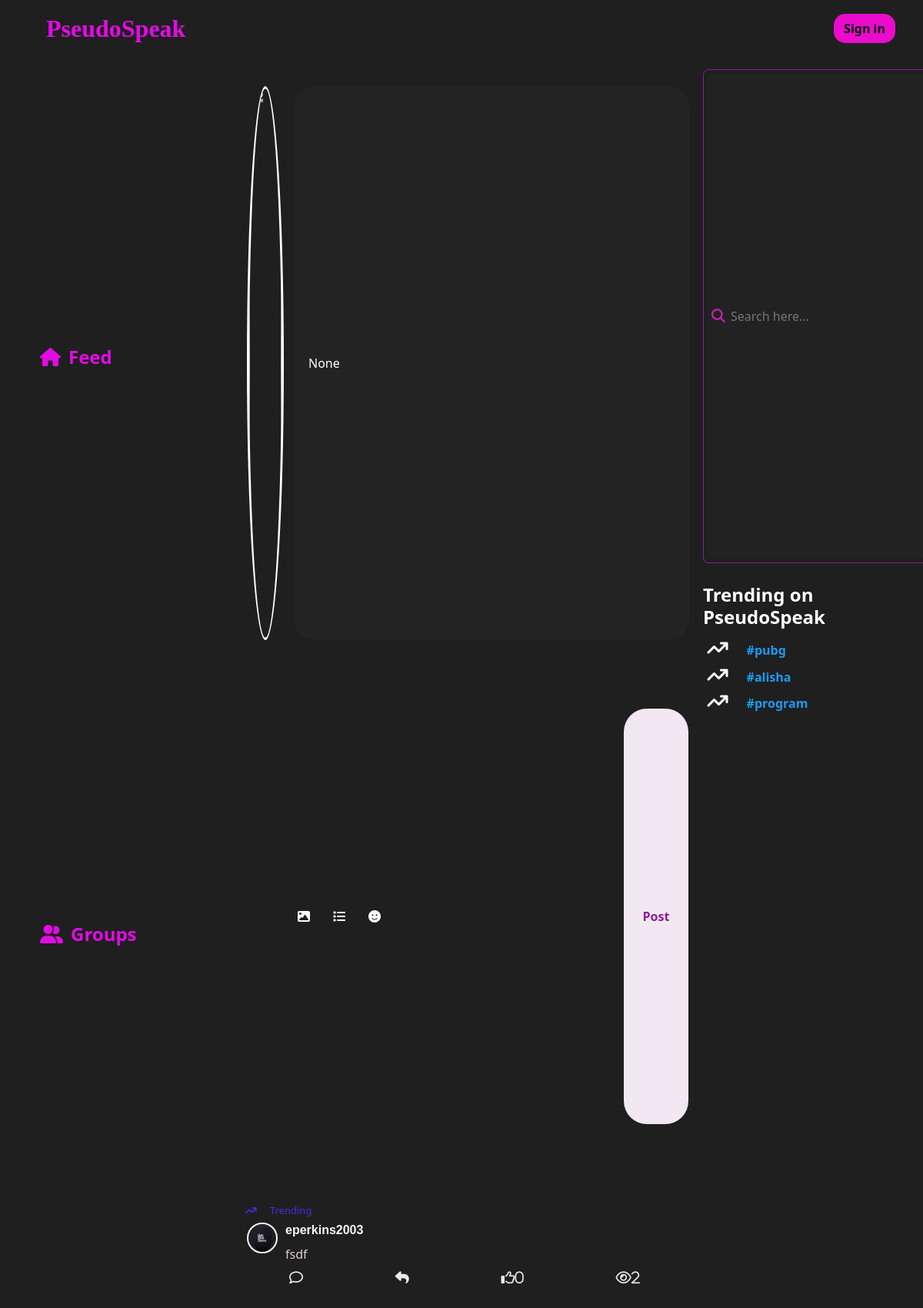
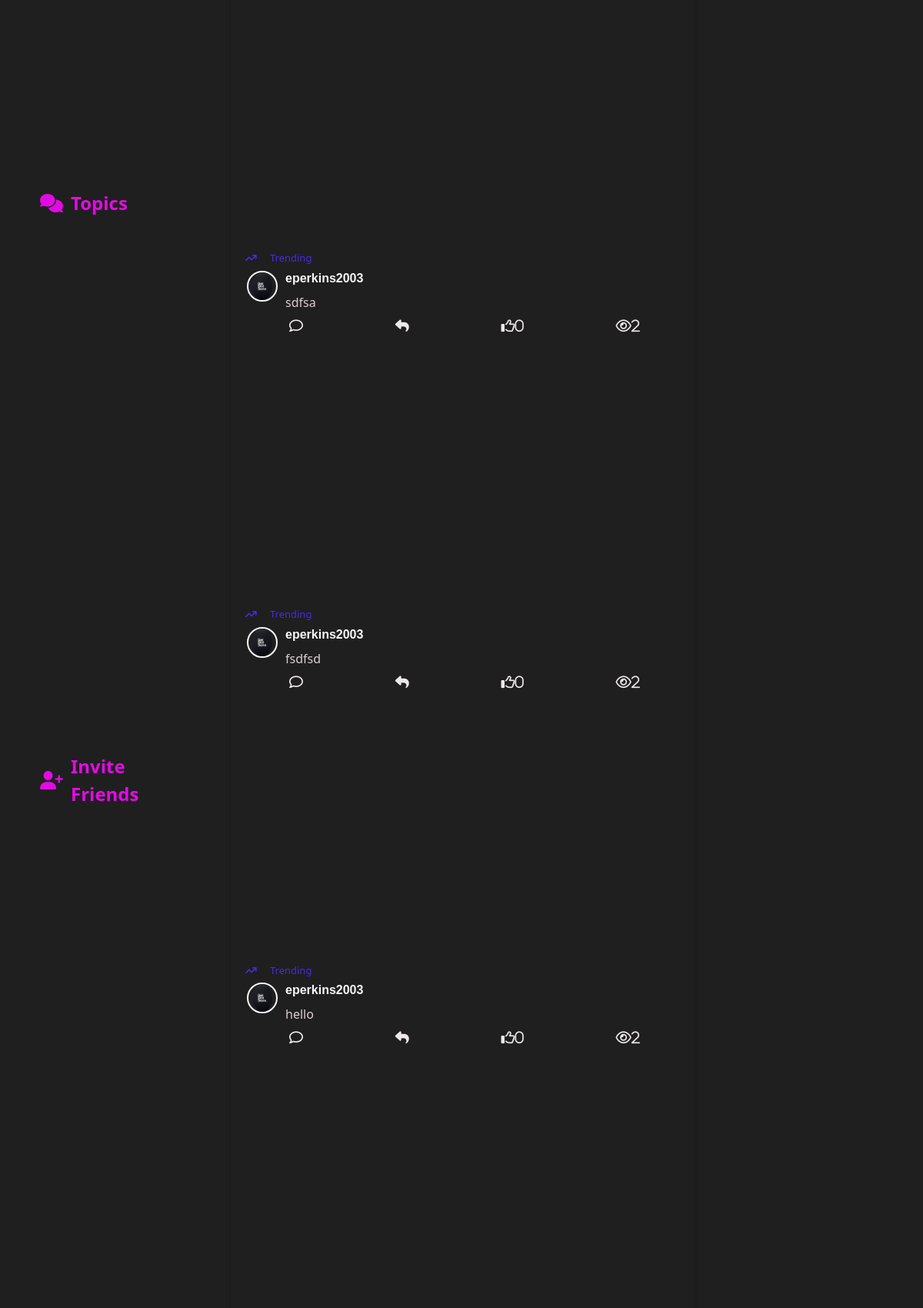
Page /room/ (upper part) on the committed database (2 pictures, top to bottom).
### main/models.py (models this page shows, shortened)
class TrendingMessage(models.Model):
    user=models.ForeignKey(User,null=True,on_delete=models.CASCADE)
    content=models.TextField()
    image=models.ImageField(null=True,blank=True,upload_to="images/")
    likes=models.IntegerField(null=True,default=0)
    userLiked=models.ManyToManyField(User,related_name='user_like')
    view_count=models.IntegerField(null=True,default=0)
    viewed=models.ManyToManyField(User,related_name='viewed')
    hashtags=models.ManyToManyField('Hashtag')
    date_added = models.DateTimeField(auto_now_add=True,null=True)
    parent_message = models.ForeignKey('self', null=True, blank=True, on_delete=models.CASCADE, related_name='replies')
    class Meta:
        ordering = ('-date_added',)

class Profile(models.Model):
    user=models.OneToOneField(User,null=True,on_delete=models.CASCADE)
    profile_img=models.ImageField(null=True,blank=True,upload_to='images/')

class Hashtag(models.Model):
    tag=models.CharField(max_length=255)
    count=models.IntegerField(default=1,null=True)
    class Meta:
        ordering = ('-count',)

### main/views.py (the view)
# urls.py: path("<str:hashtag>/",views.hashtagMessages,name="hashtagMessages"),
def hashtagMessages(request,hashtag):
    tag=f'#{hashtag}'
    try:
        hashtag=Hashtag.objects.get(tag=tag)
    except Hashtag.DoesNotExist:
        hashtag=None
    messages=TrendingMessage.objects.filter(parent_message=None,hashtags=hashtag)
    hashtags = Hashtag.objects.all()[:3]
    return render(request,"main/hashtagMessages.html",{'hashtag':hashtag,'messages':messages,'hashtags':hashtags})

### main/templates/main/hashtagMessages.html (shortened to what this page needs)
{% extends 'main/base.html' %}
{% block content %}
<div class="col-6 content-1b content-scroll">
  <div class="msgbox">
    <form>
      <div class="msgbox-input">
        <div class="msgbox-img ">
          <img src="{{user.profile.profile_img.url}}" alt="">
        </div>
        <input id="data1" type="text" placeholder="Write fearlessly..." value="{{hashtag}}">
      </div>
      <div class="msg-con row">
        <button type="button" id="uploadButton" class="msgbox-btn2 col-2 align-self-center"><i class="fa-solid fa-image"
            onclick="uploadImage()"></i></button>
        <button class="msgbox-btn2 col-2 align-self-center"><i class="fa-solid fa-list"></i></button>
        <button class="msgbox-btn2 col-2 align-self-center"><i class="fa-solid fa-face-smile"></i></button>
        <button class="msgbox-btn btn align-self-center" id="post-msg">Post</button>
      </div>
      {% for m in messages %}
      <div id="message-output" class="msg-output-main row">
        <div class="msgbox-trendings">
          <span><i class="fa-solid fa-arrow-trend-up"></i>Trending</span>
        </div>
        <div class="msg-output">
          <div class="msg-output-img">
            <img src="{{m.user.profile.profile_img.url}}" alt="Profile Picture">
          </div>
          <div class="msg-output-details">
            <h5>{{m.user.username}}</h5>
            <p>{{m.content}}</p>
          </div>
        </div>
        <div class="msg-output-icons">
          <i class="far fa-comment" id="comment" data-message-id="{{m.pk}}"></i>
          <i class="fa-solid fa-reply"></i>
          <i class="far fa-thumbs-up" id="likes" data-likes-id="{{m.pk}}">{{m.likes}}</i>
          <i class="fa-regular fa-eye" id="views" data-likes-id="${m.pk}">{{m.view_count}}</i>
        </div>
      </div>
      {% endfor %}
    </form>
  </div>
</div>
<div class="col-3 content-1a">
  <div class="search-container">
    <input type="text" name="search-input" class="search-input" id="search-input" placeholder="Search here...">
    <i class="fas fa-search search-icon" id="search-icon"></i>
  </div>
  <div class="trending">
    <h4 class="trending-heading">Trending on PseudoSpeak</h4>
    <div class="trending-topics">
      {% for tag in hashtags %}
      <div class="t1">
          <span><i class="fa-solid fa-arrow-trend-up"></i></span>
          <a href="#" class="trends" style="cursor: pointer;" data-tag="{{tag.tag}}"
            >{{ tag.tag}}</a>
      </div>
      {% endfor %}
    </div>
  </div>
</div>
</div>
</div>
{% endblock %}

### main/static/main/css/index.css (style rules this page uses)
body { background: #1f1f20; color: white; overflow: hidden; }
.content-1b { border: 1px solid #1f1f20; height: 100vh; }
.content-1a { border: 2px solid #1f1f20; height: 90vh; }
.content-1a i.fa-solid { font-size: 24px; margin-right: 10px; }
.search-container { display: flex; align-items: center; border: 1px solid #901a9b; border-radius: 7px; width: 300px; margin-top: 5%; padding: 5px; position: relative; }
.search-input { height: 7vh; flex-grow: 1; border: none; outline: none; font-size: 16px; background: hsla(0, 0%, 53%, 0.04); color: #ccc; padding-left: 30px; }
.search-icon { position: absolute; left: 10px; top: 50%; transform: translateY(-50%); color: #c426a9; font-size: 18px; }
.trending { margin-top: 10%; }
.trending-heading { margin-top: 5%; font-weight: bolder; }
.trending-topics { padding: 2%; }
.trends { padding-left: 10px; }
.t1 { margin-bottom: 3%; }
.t1 a { font-weight: bold; text-decoration: none; color: rgb(29, 155, 240);; }
.msgbox { display: flex; margin-top: 3%; }
.msgbox-input { display: flex; width: 48vw; justify-content: space-between; }
.msgbox-input input { width: 43vw; background: hsla(0, 0%, 53%, 0.04); outline: none; border: none; color: white; padding-left: 20px; border-radius: 30px; }
.msgbox-img { width: 4vw; height: 8vh; overflow: hidden; border-radius: 50%; border: 3px solid #fff; }
.msgbox-img img { width: 100%; height: 100%; object-fit: cover; }
.msg-con { display: flex; border-bottom: 2px solid #1f1f20; height: 8vh; }
.msgbox-btn { background-color: #f1e8f1; color: #901a9b; border-radius: 30px; width: 7vw; height: 6vh; margin-left: auto; margin-right: 14px; font-weight: bold; }
.msgbox-btn2 { border-radius: 50%; width: 3vw; height: 6vh; background-color: #1f1f20; border: none; color: white; margin-right: 10px; }
.msgbox-btn2:first-child { margin-left: 11%; }
.msgbox-trendings { padding-left: 10px; font-size: 13px; font-weight: 500; color: rgb(71, 43, 228); margin-top: 2%; }
.msgbox-trendings i { padding-right: 3%; }
.msg-output { display: flex; margin-top: 1%; align-items: flex-start; }
.msg-output-img { width: 40px; height: 40px; margin-right: 10px; border-radius: 50%; overflow: hidden; display: flex; align-items: center; justify-content: center; border: 2px solid #f8f8fa; }
.msg-output-img img { max-width: 100%; max-height: 100%; border-radius: 50%; }
.msg-output-details { flex-grow: 1; color: #f8f8fa; }
.msg-output-details h5 { font-size: 16px; font-weight: bold; margin-bottom: 5px; font-family: Verdana, Geneva, Tahoma, sans-serif; }
.msg-output-details p { font-size: 14px; margin: 0; }
.msg-output-main { border-bottom: 2px solid #1f1f20; }
.msg-output-icons { display: flex; flex-direction: row; align-items: flex-start; margin-top: 10px; justify-content: space-around; height: 4vh; }
.msg-output-icons i { margin-right: 10px; font-size: 18px; color: #f7f1f1f5; }
.content-scroll { height: 100vh; overflow-y: auto; }
.content-1b { background-color: #1f1f20; padding: 20px; border-radius: 10px; box-shadow: 0 0 10px rgba(0, 0, 0, 0.1); }
.content-1b p:nth-child(2) { font-size: 16px; color: #dbcece; }
.content-1b p { font-size: 14px; line-height: 1.5; margin-top: 10px; color: #ddc6c6; }
a { color: white; text-decoration: none; }

### rows in the picture
TrendingMessage: user.profile.profile_img (picture), user.username "eperkins2003", content "fsdf", likes "0", view_count "2"
TrendingMessage: user.profile.profile_img (picture), user.username "eperkins2003", content "sdfsa", likes "0", view_count "2"
TrendingMessage: user.profile.profile_img (picture), user.username "eperkins2003", content "fsdfsd", likes "0", view_count "2"
TrendingMessage: user.profile.profile_img (picture), user.username "eperkins2003", content "hello", likes "0", view_count "2"
Hashtag: tag "#pubg"
Hashtag: tag "#alisha"
Hashtag: tag "#program"
